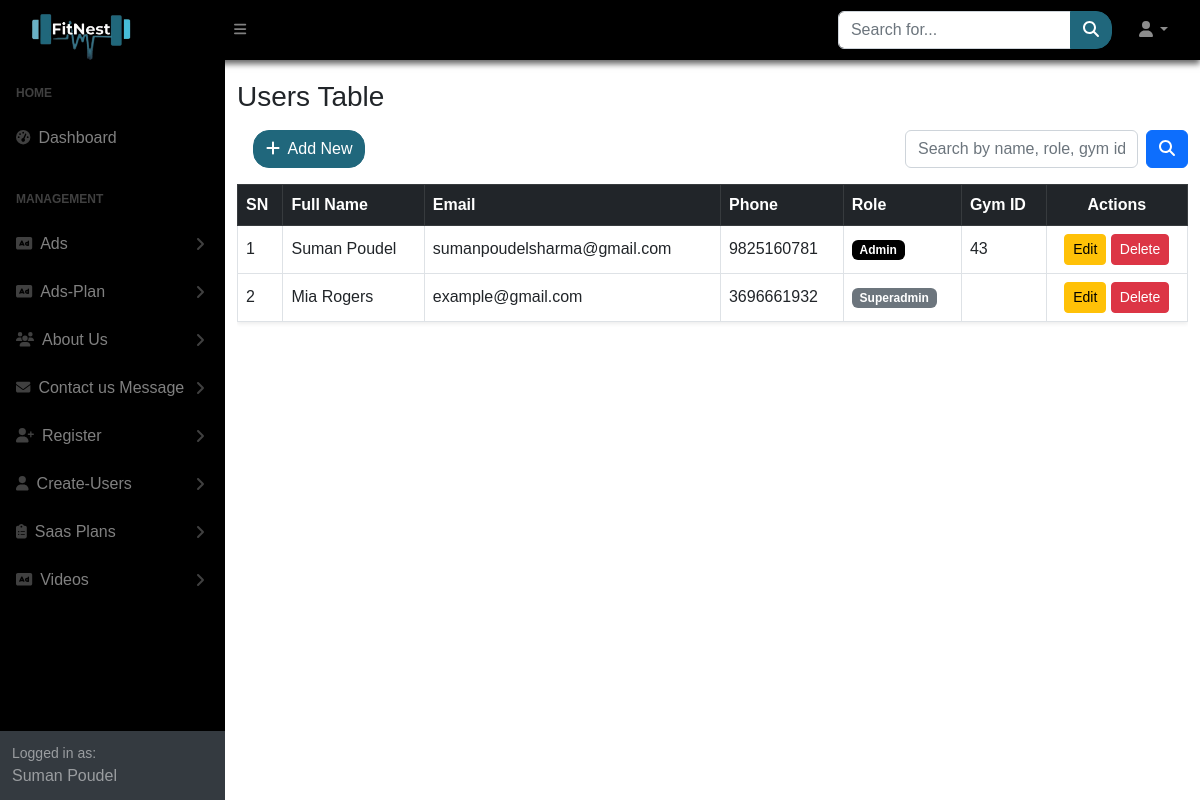
/SuperAdmin/Create-Users/index.php (signed in), run on the app's committed database.
### tables this page shows
CREATE TABLE `users` (
  `user_id` int(11) NOT NULL,
  `gym_id` int(11) DEFAULT NULL,
  `name` varchar(150) NOT NULL,
  `email` varchar(150) NOT NULL,
  `phone` varchar(20) DEFAULT NULL,
  `password` varchar(255) NOT NULL,
  `role` enum('superadmin','admin','trainer') NOT NULL,
  `created_at` timestamp NOT NULL DEFAULT current_timestamp(),
  `updated_at` timestamp NOT NULL DEFAULT current_timestamp() ON UPDATE current_timestamp()
);

### SuperAdmin/Create-Users/index.php (the view, shortened to what this page needs)
<?php
include "../../database/db_connect.php";
$limit = 15;
$page = isset($_GET['page']) && is_numeric($_GET['page']) ? (int)$_GET['page'] : 1;
$offset = ($page - 1) * $limit;
$search = isset($_GET['search']) ? trim($_GET['search']) : "";
$baseQuery = "FROM users WHERE 1";
$sql = "SELECT user_id, gym_id, name, email, phone, password, role, created_at, updated_at
        $baseQuery
        ORDER BY created_at DESC
        LIMIT $limit OFFSET $offset";
$result = $conn->query($sql);
$users = [];
if ($result && $result->num_rows > 0) {
    while ($row = $result->fetch_assoc()) {
        $users[] = $row;
    }
}
?>
<?php require("../sidelayout.php"); ?>
<div id="layoutSidenav_content">
    <main>
        <div class="container mt-4">
            <h3 class="mb-3">Users Table</h3>
            <div class="d-flex justify-content-between align-items-center mb-3">
                <a href="create.php" class="btn btn-our ms-3">
                    <i class="fas fa-plus me-1"></i> Add New
                </a>
                <form method="GET" class="d-flex" style="max-width: 300px;">
                    <input type="text" name="search" class="form-control me-2" placeholder="Search by name, role, gym id" value="<?= htmlspecialchars($search) ?>">
                    <button type="submit" class="btn btn-primary">
                        <i class="fas fa-search"></i>
                    </button>
                </form>
            </div>
            <div class="table-responsive">
                <table class="table table-bordered table-hover shadow-sm align-middle">
                    <thead class="table-dark">
                        <tr>
                            <th>SN</th>
                            <th>Full Name</th>
                            <th>Email</th>
                            <th>Phone</th>
                            <th>Role</th>
                            <th>Gym ID</th>
                            <th class="text-center">Actions</th>
                        </tr>
                    </thead>
                    <tbody>
                        <?php
                        $sn = $offset + 1;
                        if (!empty($users)):
                            foreach ($users as $user): ?>
                                <tr>
                                    <td><?= $sn++ ?></td>
                                    <td><?= htmlspecialchars($user['name']) ?></td>
                                    <td><?= htmlspecialchars($user['email']) ?></td>
                                    <td><?= htmlspecialchars($user['phone']) ?></td>
                                    <td>
                                        <span class="badge <?= strtolower($user['role']) === 'admin' ? 'bg-primary' : 'bg-secondary' ?>">
                                            <?= htmlspecialchars(ucfirst($user['role'])) ?>
                                        </span>
                                    </td>
                                    <td>
                                        <?php if (strtolower($user['role']) === 'admin' && !empty($user['gym_id'])): ?>
                                            <?= htmlspecialchars($user['gym_id']) ?>
                                        <?php else: ?>
                                            <span class="text-muted">-</span>
                                        <?php endif; ?>
                                    </td>
                                    <td class="text-center">
                                        <a href="edit.php?id=<?= $user['user_id'] ?>" class="btn btn-sm btn-warning">Edit</a>
                                        <a href="delete.php?id=<?= $user['user_id'] ?>" class="btn btn-sm btn-danger" onclick="return confirm('Are you sure you want to delete this user?');">Delete</a>
                                    </td>
                                </tr>
                            <?php endforeach;
                        else: ?>
                            <tr>
                                <td colspan="7" class="text-center text-muted">No users found.</td>
                            </tr>
                        <?php endif; ?>
                    </tbody>
                </table>
            </div>
        </div>
        <link href="https://cdnjs.cloudflare.com/ajax/libs/font-awesome/6.5.0/css/all.min.css" rel="stylesheet" />
    </main>
    <?php require("../assets/link.php"); ?>

### SuperAdmin/assets/css/landing.css (style rules this page uses)
* { margin: 0; padding: 0; box-sizing: border-box; font-family: Sans-serif; }
html { height: 100%; scroll-behavior: smooth; }
.bg-primary { background-color: #000 !important; }
.btn-our { --bs-btn-color: #fff; --bs-btn-bg: #20677c; --bs-btn-border-color: #20677c; --bs-btn-hover-color: #fff; --bs-btn-hover-bg: #1a5c6a; --bs-btn-hover-border-color: #175463; --bs-btn-focus-shadow-rgb: 32, 103, 124; --bs-btn-active-color: #fff; --bs-btn-active-bg: #175463; --bs-btn-active-border-color: #144c5a; --bs-btn-active-shadow: inset 0 3px 5px rgba(0, 0, 0, 0.125); --bs-btn-disabled-color: #fff; --bs-btn-disabled-bg: #20677c; --bs-btn-disabled-border-color: #20677c; color: var(--bs-btn-color); background-color: var(--bs-btn-bg); border: 1px solid var(--bs-btn-border-color); padding: 0.375rem 0.75rem; font-size: 1rem; line-height: 1.5; border-radius: 16px; transition: all 0.15s ease-in-out; display: inline-block; text-align: center; vertical-align: middle; cursor: pointer; user-select: none; text-decoration: none; }

### data on the page
users: name "Suman Poudel", email "sumanpoudelsharma@gmail.com", phone "9825160781", role "Admin", gym "43"
users: name "Mia Rogers", email "example@gmail.com", phone "3696661932", role "Superadmin"

### other printed values
$_SESSION['name'] "Suman Poudel"
